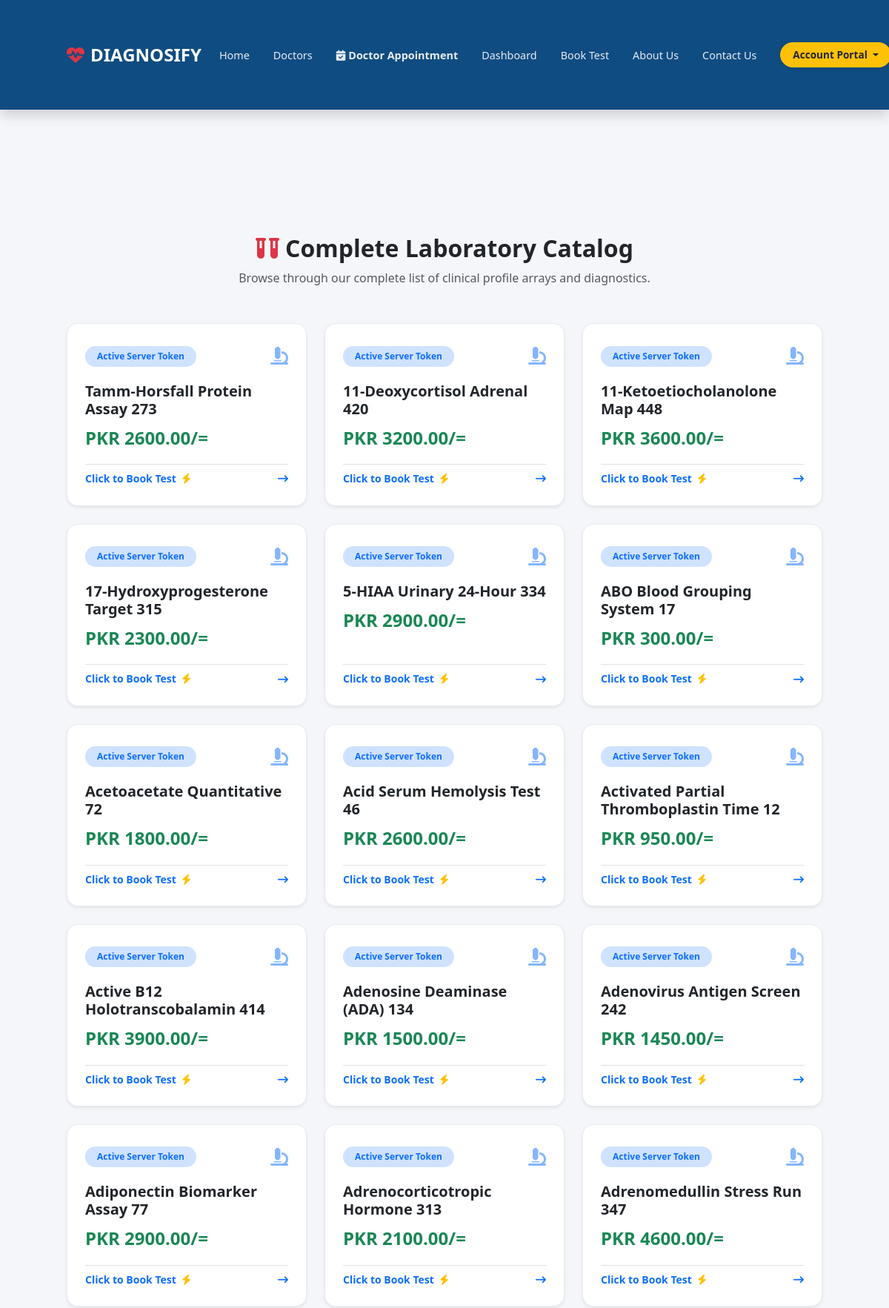
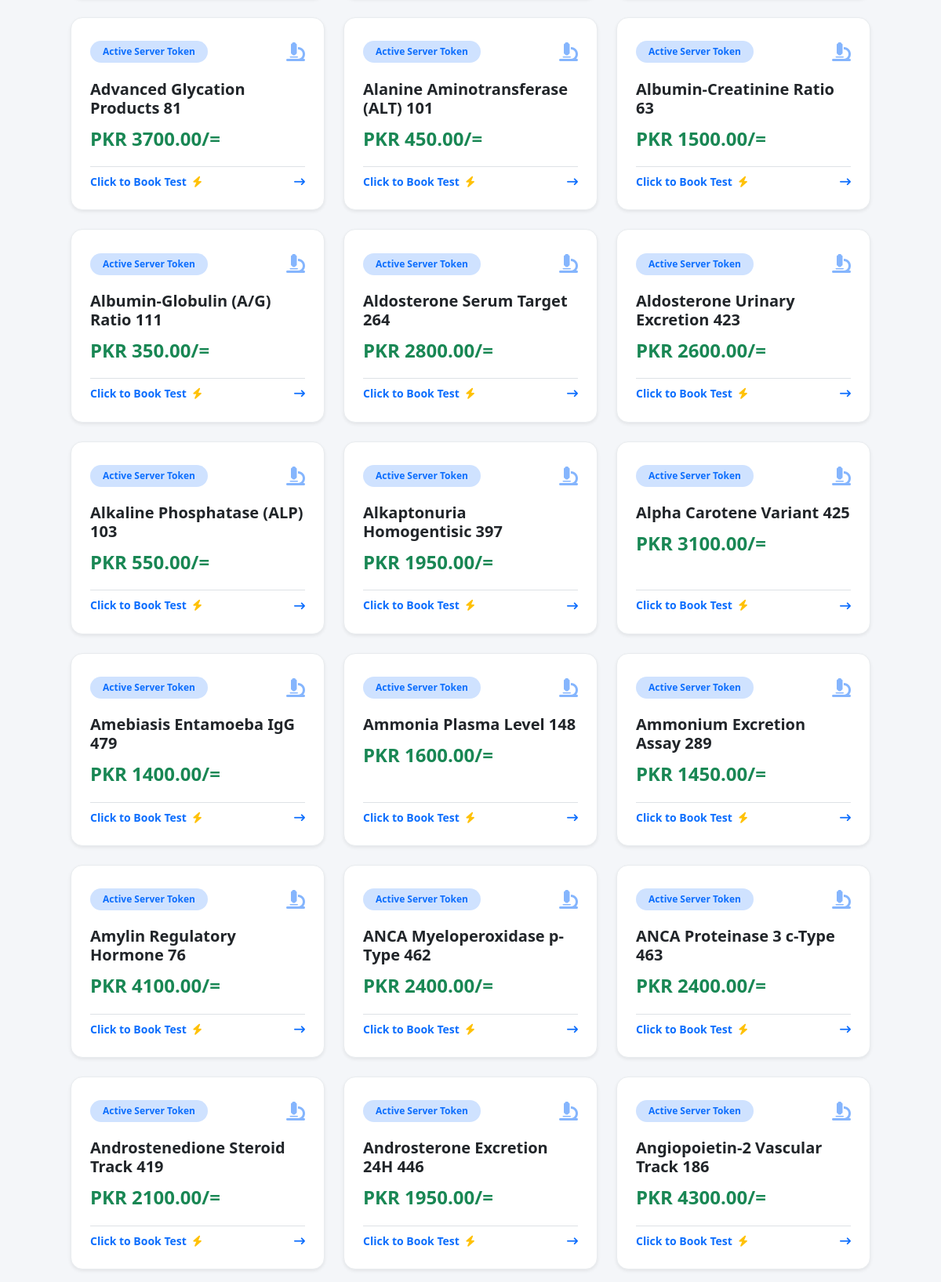
Screenshot of /user/all_tests.php (upper part) with the database file from the repository (2 pictures, top to bottom).
### tables this page shows
CREATE TABLE `lab_tests` (
  `test_id` int(11) NOT NULL,
  `test_name` varchar(100) NOT NULL,
  `test_desc` varchar(800) NOT NULL,
  `test_category` varchar(50) NOT NULL,
  `price` decimal(10,2) NOT NULL,
  `estimated_hours` int(11) NOT NULL
);

### user/all_tests.php (the view, shortened to what this page needs)
<?php
include __DIR__ . '/../auth/db-config.php';
$query = "SELECT * FROM lab_tests ORDER BY test_name ASC ";
$all_tests = mysqli_query($conn, $query);
?>
<!DOCTYPE html>
<html lang="en">
<head>
    <link href="https://cdn.jsdelivr.net/npm/bootstrap@5.3.0/dist/css/bootstrap.min.css" rel="stylesheet">
    <link rel="stylesheet" href="https://cdnjs.cloudflare.com/ajax/libs/font-awesome/6.4.0/css/all.min.css">
    <link rel="stylesheet" href="../styling/style.css">
</head>
<body>
<?php include 'navbar.php'; ?>
<div class="container " id="appointment-form-section">
</div>
<div class="container my-5">
    <div class="text-center mb-5">
        <h2 class="fw-bold text-dark"><i class="fa-solid fa-vials text-danger me-2"></i>Complete Laboratory Catalog</h2>
        <p class="text-muted">Browse through our complete list of clinical profile arrays and diagnostics.</p>
    </div>
   <div class="row g-4">
            <?php if (mysqli_num_rows($all_tests) > 0) { ?>
                <?php while($row = mysqli_fetch_assoc($all_tests)) { ?>
                    <div class="col-lg-4 col-md-6">
                        <div class="card h-100 test-card shadow-sm p-4 bg-white"
                           onclick="openBookingDesk('<?php echo $row['test_id']; ?>', '<?php echo mysqli_real_escape_string($conn, $row['test_name']); ?>')">
                            <div class="d-flex align-items-center justify-content-between mb-3">
                                <span class="badge bg-primary-subtle text-primary px-3 py-2 rounded-pill fw-semibold">Active Server Token</span>
                                <div class="text-primary opacity-50 fs-4"><i class="fa-solid fa-microscope"></i></div>
                            </div>
                            <h5 class="fw-bold text-dark mb-2"><?php echo $row['test_name']; ?></h5>
                            <div class="fs-4 fw-bold text-success mb-3">PKR <?php echo $row['price']; ?>/=</div>
                            <div class="text-secondary small border-top pt-2 mt-auto d-flex align-items-center justify-content-between">
                                <span class="fw-medium text-primary fw-bold">Click to Book Test <i class="fa-solid fa-bolt ms-1 text-warning"></i></span>
                                <i class="fa-solid fa-arrow-right-long text-primary"></i>
                            </div>
                        </div>
                    </div>
                <?php } ?>
            <?php } else { ?>
                <div class="col-12 text-center py-5 text-muted">
                    <i class="fa-solid fa-circle-exclamation display-5 d-block mb-3"></i> No testing profiles initialized inside database engine yet.
                </div>
            <?php } ?>
        </div>
</div>
</body>
</html>

### styling/style.css (style rules this page uses)
* { margin: 0; padding: 0; box-sizing: border-box; font-family: 'Segoe UI', Tahoma, Geneva, Verdana, sans-serif; }
body { background-color: #f8f9fa; color: #2c3e50; line-height: 1.6; }
.container { width: 85%; max-width: 1200px; margin: 0 auto; padding: 40px 0; }
body { background-color: #f8f9fa; scroll-behavior: smooth; }
.test-card, .doc-premium-card { border: none; transition: all 0.3s cubic-bezier(0.4, 0, 0.2, 1); border-radius: 15px; }
.test-card { border: 1px solid #e9ecef; cursor: pointer; }
body { background-color: #f4f6f9; }

### rows the page displays
lab_tests: test_name "Tamm-Horsfall Protein Assay 273", price "2600.00"
lab_tests: test_name "11-Deoxycortisol Adrenal 420", price "3200.00"
lab_tests: test_name "11-Ketoetiocholanolone Map 448", price "3600.00"
lab_tests: test_name "17-Hydroxyprogesterone Target 315", price "2300.00"
lab_tests: test_name "5-HIAA Urinary 24-Hour 334", price "2900.00"
lab_tests: test_name "ABO Blood Grouping System 17", price "300.00"
lab_tests: test_name "Acetoacetate Quantitative 72", price "1800.00"
lab_tests: test_name "Acid Serum Hemolysis Test 46", price "2600.00"
lab_tests: test_name "Activated Partial Thromboplastin Time 12", price "950.00"
lab_tests: test_name "Active B12 Holotranscobalamin 414", price "3900.00"
lab_tests: test_name "Adenosine Deaminase (ADA) 134", price "1500.00"
lab_tests: test_name "Adenovirus Antigen Screen 242", price "1450.00"
lab_tests: test_name "Adiponectin Biomarker Assay 77", price "2900.00"
lab_tests: test_name "Adrenocorticotropic Hormone 313", price "2100.00"
lab_tests: test_name "Adrenomedullin Stress Run 347", price "4600.00"
lab_tests: test_name "Advanced Glycation Products 81", price "3700.00"
lab_tests: test_name "Alanine Aminotransferase (ALT) 101", price "450.00"
lab_tests: test_name "Albumin-Creatinine Ratio 63", price "1500.00"
lab_tests: test_name "Albumin-Globulin (A/G) Ratio 111", price "350.00"
lab_tests: test_name "Aldosterone Serum Target 264", price "2800.00"
lab_tests: test_name "Aldosterone Urinary Excretion 423", price "2600.00"
lab_tests: test_name "Alkaline Phosphatase (ALP) 103", price "550.00"
lab_tests: test_name "Alkaptonuria Homogentisic 397", price "1950.00"
lab_tests: test_name "Alpha Carotene Variant 425", price "3100.00"
lab_tests: test_name "Amebiasis Entamoeba IgG 479", price "1400.00"
lab_tests: test_name "Ammonia Plasma Level 148", price "1600.00"
lab_tests: test_name "Ammonium Excretion Assay 289", price "1450.00"
lab_tests: test_name "Amylin Regulatory Hormone 76", price "4100.00"
lab_tests: test_name "ANCA Myeloperoxidase p-Type 462", price "2400.00"
lab_tests: test_name "ANCA Proteinase 3 c-Type 463", price "2400.00"
lab_tests: test_name "Androstenedione Steroid Track 419", price "2100.00"
lab_tests: test_name "Androsterone Excretion 24H 446", price "1950.00"
lab_tests: test_name "Angiopoietin-2 Vascular Track 186", price "4300.00"
